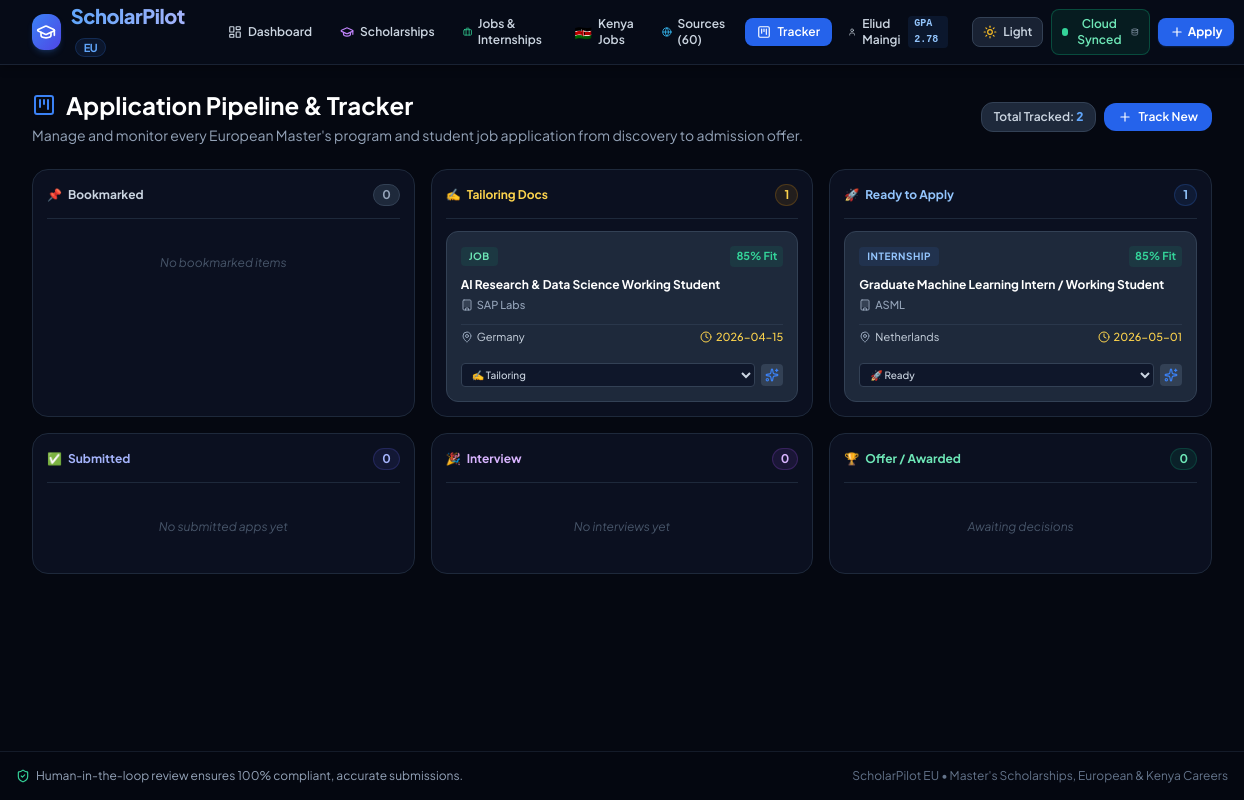
The app's page /applications, older data.
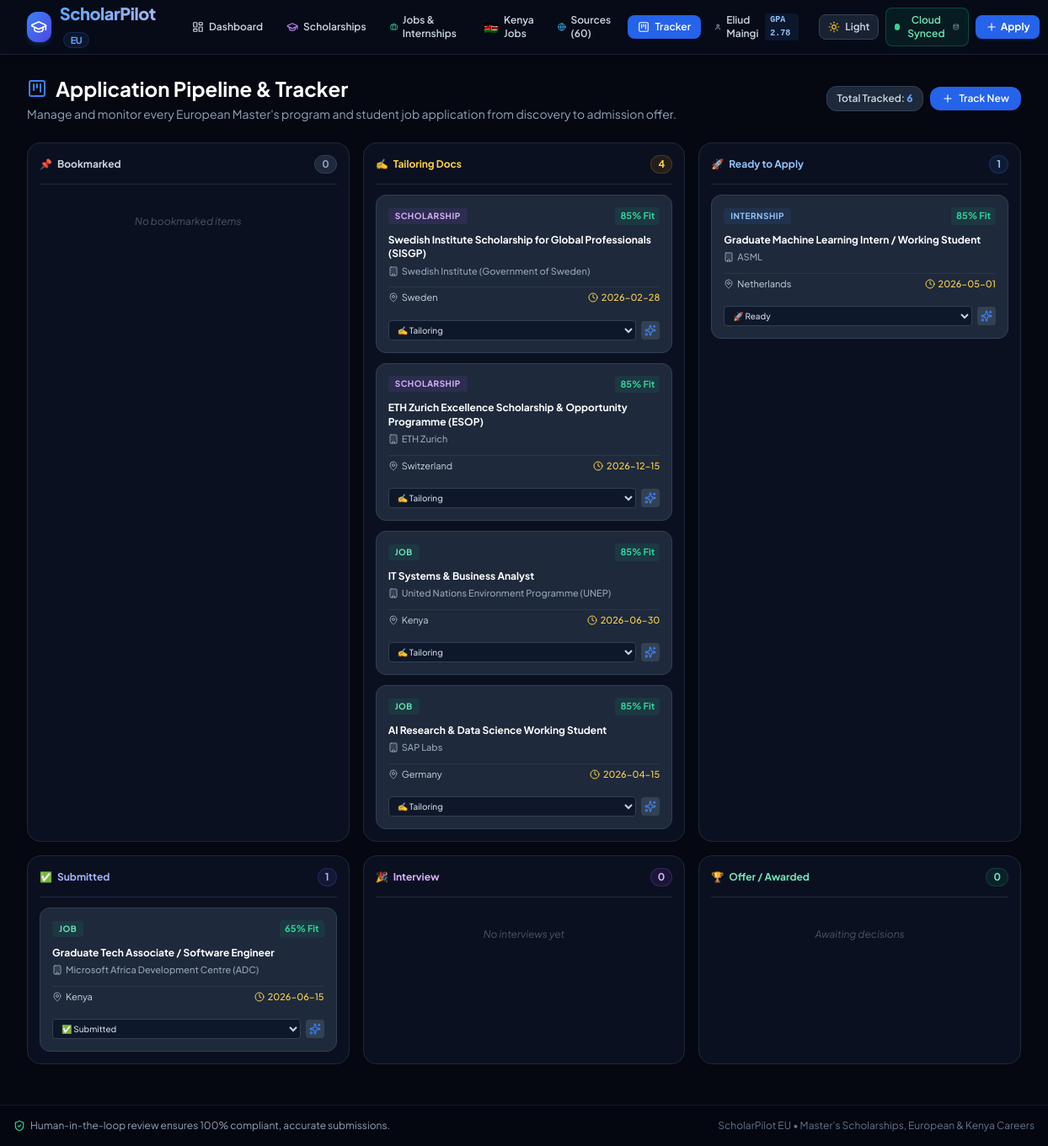
The same page, newer data.
### tables this page shows
CREATE TABLE applications (
        id INTEGER PRIMARY KEY AUTOINCREMENT,
        opportunity_id INTEGER NOT NULL,
        status TEXT DEFAULT 'bookmarked', -- 'bookmarked', 'tailoring', 'ready', 'applied', 'interview', 'accepted', 'rejected'
        match_score INTEGER DEFAULT 85,
        notes TEXT DEFAULT '',
        submission_date TEXT DEFAULT '',
        created_at TIMESTAMP DEFAULT CURRENT_TIMESTAMP,
        updated_at TIMESTAMP DEFAULT CURRENT_TIMESTAMP,
        FOREIGN KEY(opportunity_id) REFERENCES opportunities(id) ON DELETE CASCADE
    );

CREATE TABLE opportunities (
        id INTEGER PRIMARY KEY AUTOINCREMENT,
        title TEXT NOT NULL,
        organization TEXT NOT NULL,
        type TEXT NOT NULL, -- 'scholarship', 'job', 'internship'
        country TEXT NOT NULL,
        city TEXT DEFAULT '',
        deadline TEXT DEFAULT '',
        funding_type TEXT DEFAULT 'fully_funded', -- 'fully_funded', 'partial', 'paid', 'tuition_waiver'
        stipend_amount TEXT DEFAULT '',
        degree_level TEXT DEFAULT 'Master',
        requirements TEXT DEFAULT '[]',
        description TEXT DEFAULT '',
        url TEXT DEFAULT '',
        source TEXT DEFAULT 'Curated',
        is_bookmarked INTEGER DEFAULT 0,
        created_at TIMESTAMP DEFAULT CURRENT_TIMESTAMP
    );

### app/main.py (the view)
@app.get("/applications", response_class=HTMLResponse)
async def applications_tracker_page(request: Request):
    profile = get_profile_data()
    conn = get_db()
    cursor = conn.cursor()
    cursor.execute("""
    SELECT a.*, o.title as opp_title, o.organization as opp_org, o.country as opp_country,
           o.deadline as opp_deadline, o.type as opp_type, o.funding_type, o.stipend_amount, o.url as opp_url
    FROM applications a
    JOIN opportunities o ON a.opportunity_id = o.id
    ORDER BY a.updated_at DESC
    """)
    apps = [dict(r) for r in cursor.fetchall()]
    columns = {
        "bookmarked": [],
        "tailoring": [],
        "ready": [],
        "applied": [],
        "interview": [],
        "accepted": []
    }
    for a in apps:
        status = a.get("status", "bookmarked")
        if status in columns:
            columns[status].append(a)
        else:
            columns["bookmarked"].append(a)
    conn.close()
    return templates.TemplateResponse(
        request=request,
        name="applications.html",
        context={
            "profile": profile,
            "columns": columns,
            "total_tracked": len(apps),
            "supabase_connected": is_supabase_configured(),
            "supabase_url": get_supabase_url(),
            "active_tab": "applications"
        }
    )

### app/templates/applications.html (shortened to what the changed rows need)
{% extends "base.html" %}
{% block content %}
<div class="space-y-6">
    <div class="flex flex-col sm:flex-row sm:items-center justify-between gap-4">
        <div>
            <h1 class="text-2xl font-bold text-slate-900 dark:text-white flex items-center gap-2.5">
                <i data-lucide="kanban-square" class="w-6 h-6 text-blue-500"></i>
                Application Pipeline & Tracker
            </h1>
        </div>
        <div class="flex items-center gap-2">
            <span class="text-xs font-semibold px-3 py-1.5 rounded-xl bg-white dark:bg-slate-800 text-slate-700 dark:text-slate-300 border border-slate-200 dark:border-slate-700 shadow-xs">
                Total Tracked: <b class="text-blue-600 dark:text-blue-400">{{ total_tracked }}</b>
            </span>
        </div>
    </div>
    <div class="grid grid-cols-1 md:grid-cols-2 lg:grid-cols-3 xl:grid-cols-6 gap-4 overflow-x-auto pb-6">
        <div class="bg-slate-100/70 dark:bg-slate-900/60 border border-slate-200 dark:border-slate-800 rounded-2xl p-3.5 flex flex-col min-w-[240px]">
            <div class="flex items-center justify-between pb-3 border-b border-slate-200 dark:border-slate-800 mb-3">
                <div class="flex items-center gap-1.5 text-xs font-bold text-amber-700 dark:text-amber-300">
                    <span>✍️</span>
                    <span>Tailoring Docs</span>
                </div>
                <span class="text-xs font-bold bg-amber-500/10 text-amber-700 dark:text-amber-300 px-2 py-0.5 rounded-full border border-amber-500/20">{{ columns.tailoring|length }}</span>
            </div>
            <div class="space-y-3 flex-1">
                {% for app in columns.tailoring %}
                {% include "partials/kanban_card.html" %}
                {% else %}
                <div class="text-center py-6 text-slate-400 dark:text-slate-600 text-xs italic">No applications in tailoring</div>
                {% endfor %}
            </div>
        </div>
        <div class="bg-slate-100/70 dark:bg-slate-900/60 border border-slate-200 dark:border-slate-800 rounded-2xl p-3.5 flex flex-col min-w-[240px]">
            <div class="space-y-3 flex-1">
                {% for app in columns.ready %}
                {% include "partials/kanban_card.html" %}
                {% else %}
                <div class="text-center py-6 text-slate-400 dark:text-slate-600 text-xs italic">None ready to submit</div>
                {% endfor %}
            </div>
        </div>
        <div class="bg-slate-100/70 dark:bg-slate-900/60 border border-slate-200 dark:border-slate-800 rounded-2xl p-3.5 flex flex-col min-w-[240px]">
            <div class="flex items-center justify-between pb-3 border-b border-slate-200 dark:border-slate-800 mb-3">
                <div class="flex items-center gap-1.5 text-xs font-bold text-indigo-700 dark:text-indigo-300">
                    <span>✅</span>
                    <span>Submitted</span>
                </div>
                <span class="text-xs font-bold bg-indigo-500/10 text-indigo-700 dark:text-indigo-300 px-2 py-0.5 rounded-full border border-indigo-500/20">{{ columns.applied|length }}</span>
            </div>
            <div class="space-y-3 flex-1">
                {% for app in columns.applied %}
                {% include "partials/kanban_card.html" %}
                {% else %}
                <div class="text-center py-6 text-slate-400 dark:text-slate-600 text-xs italic">No submitted apps yet</div>
                {% endfor %}
            </div>
        </div>
    </div>
</div>
{% endblock %}

### app/templates/partials/kanban_card.html (shortened to what this page needs)
<div class="bg-white dark:bg-slate-800 border border-slate-200 dark:border-slate-700 hover:border-blue-400 dark:hover:border-slate-600 rounded-xl p-3.5 space-y-2.5 transition-all shadow-xs hover:shadow-sm group">
    <div class="flex items-center justify-between gap-1">
        <span class="text-[10px] font-bold uppercase tracking-wider px-2 py-0.5 rounded {% if app.opp_type == 'scholarship' %}bg-purple-500/10 text-purple-700 dark:text-purple-300{% elif app.opp_type == 'job' %}bg-emerald-500/10 text-emerald-700 dark:text-emerald-300{% else %}bg-blue-500/10 text-blue-700 dark:text-blue-300{% endif %}">
            {{ app.opp_type }}
        </span>
        <span class="text-[11px] font-bold text-emerald-700 dark:text-emerald-400 bg-emerald-500/10 px-1.5 py-0.5 rounded">
            {{ app.match_score }}% Fit
        </span>
    </div>
    <div>
        <h4 class="text-xs font-bold text-slate-900 dark:text-white group-hover:text-blue-600 dark:group-hover:text-blue-400 transition-colors line-clamp-2 leading-snug">
            <a href="/copilot/{{ app.opportunity_id }}">{{ app.opp_title }}</a>
        </h4>
        <div class="text-[11px] text-slate-500 dark:text-slate-400 mt-1 flex items-center gap-1 font-medium">
            <i data-lucide="building" class="w-3 h-3 text-slate-400"></i>
            <span class="truncate">{{ app.opp_org }}</span>
        </div>
    </div>
    <div class="text-[11px] text-slate-600 dark:text-slate-300 flex items-center justify-between pt-1 border-t border-slate-100 dark:border-slate-700/60">
        <span class="flex items-center gap-1">
            <i data-lucide="map-pin" class="w-3 h-3 text-slate-400"></i> {{ app.opp_country }}
        </span>
        {% if app.opp_deadline %}
        <span class="text-amber-700 dark:text-amber-300 font-medium flex items-center gap-1">
            <i data-lucide="clock" class="w-3 h-3"></i> {{ app.opp_deadline }}
        </span>
        {% endif %}
    </div>
    <div class="pt-2 flex items-center justify-between gap-1.5">
        <select onchange="moveCardStatus({{ app.id }}, this.value)" class="text-[10px] bg-slate-50 dark:bg-slate-900 border border-slate-300 dark:border-slate-700 rounded px-1.5 py-1 text-slate-800 dark:text-slate-300 focus:outline-none focus:border-blue-500 w-full font-medium">
            <option value="tailoring" {% if app.status == 'tailoring' %}selected{% endif %}>✍️ Tailoring</option>
            <option value="ready" {% if app.status == 'ready' %}selected{% endif %}>🚀 Ready</option>
            <option value="applied" {% if app.status == 'applied' %}selected{% endif %}>✅ Submitted</option>
        </select>
        <a href="/copilot/{{ app.opportunity_id }}" class="p-1 rounded bg-slate-100 hover:bg-slate-200 dark:bg-slate-700 dark:hover:bg-slate-600 text-slate-700 dark:text-slate-200 transition-colors flex-shrink-0" title="Open Copilot Studio">
            <i data-lucide="sparkles" class="w-3.5 h-3.5 text-blue-500"></i>
        </a>
    </div>
</div>

Row changes from the older to the newer data that the page shows:
added applications: opp_type "SCHOLARSHIP", match_score "85", opp_title "Swedish Institute Scholarship for Global Professionals (SISGP)", opp_org "Swedish Institute (Government of Sweden)", opp_country "Sweden", opp_deadline "2026-02-28", status+id "✍️ Tailoring", shown under "Application Pipeline & Tracker"
added applications: opp_type "SCHOLARSHIP", match_score "85", opp_title "ETH Zurich Excellence Scholarship & Opportunity Programme (ESOP)", opp_org "ETH Zurich", opp_country "Switzerland", opp_deadline "2026-12-15", status+id "✍️ Tailoring", shown under "Application Pipeline & Tracker"
added applications: opp_type "JOB", match_score "85", opp_title "IT Systems & Business Analyst", opp_org "United Nations Environment Programme (UNEP)", opp_country "Kenya", opp_deadline "2026-06-30", status+id "✍️ Tailoring", shown under "Application Pipeline & Tracker"
added applications: opp_type "JOB", match_score "65", opp_title "Graduate Tech Associate / Software Engineer", opp_org "Microsoft Africa Development Centre (ADC)", opp_country "Kenya", opp_deadline "2026-06-15", status+id "✅ Submitted"
Text that changed along with them:
{{ total_tracked }}: "2" → "6"
{{ columns.tailoring|length }}: "1" → "4"
{{ columns.applied|length }}: "0" → "1"
text no longer shown: "No submitted apps yet"
